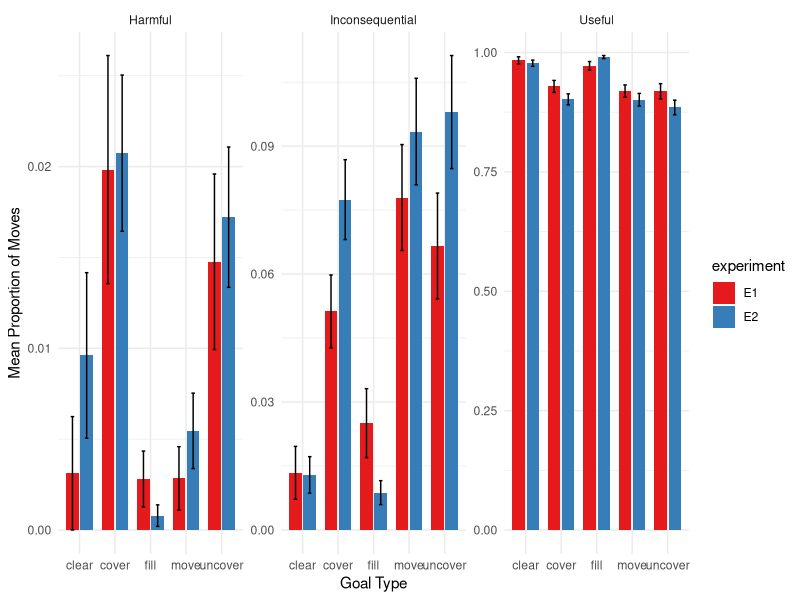
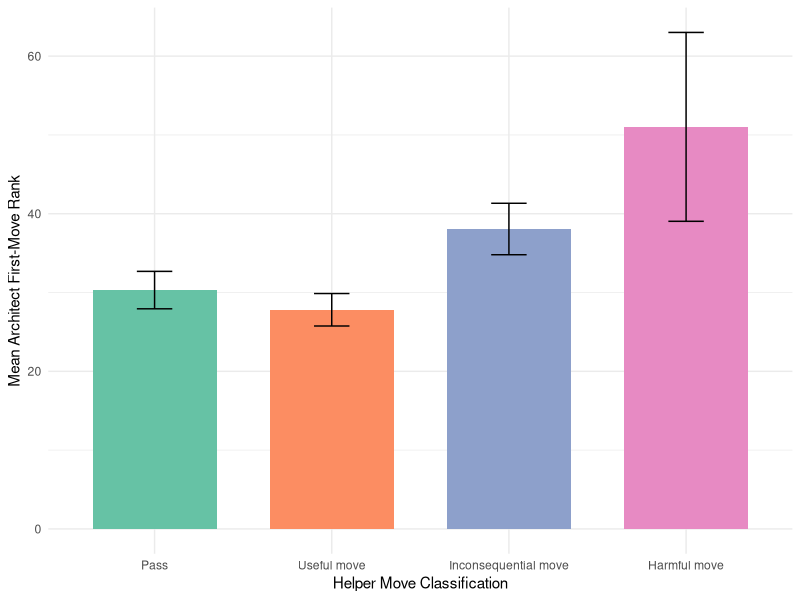
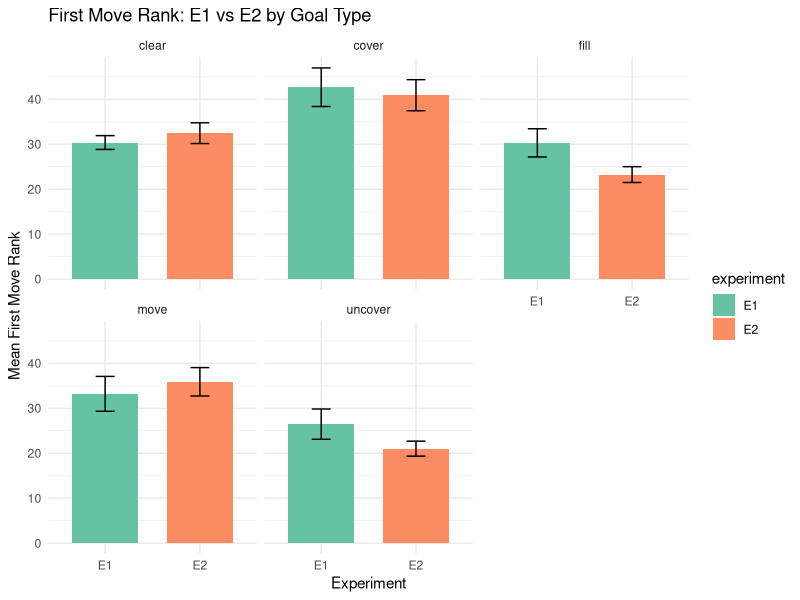
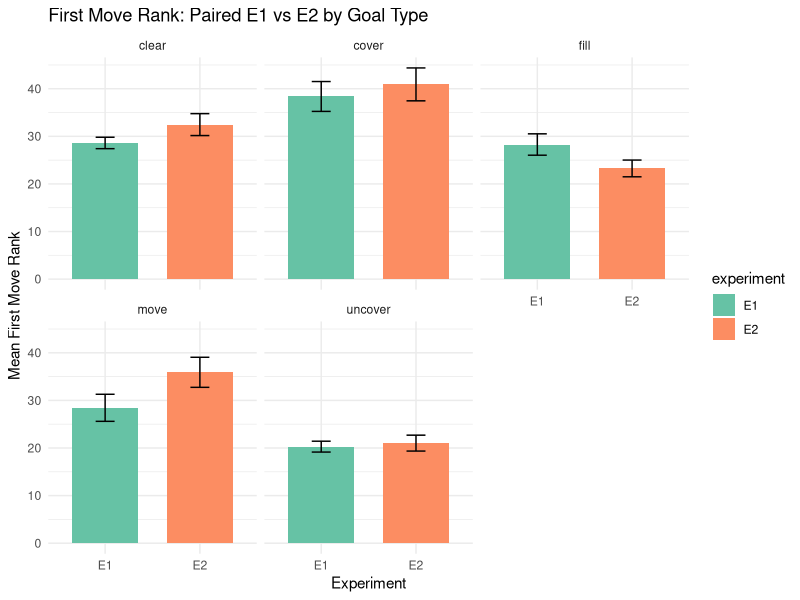

Write the R code that produced these figures, in order. (Note: this script raises an error after producing the figures.)
## ---- chunk 1
knitr::opts_chunk$set(echo = TRUE)
library(tidyverse)
library(lme4)
library(emmeans)
library(ggplot2)
library(dplyr)
library(broom)
library(rstatix)
library(ggpubr)
library(car)
library(stringr)
## ---- chunk 2
e1 <- read_csv("../data/e1/final_tracker.csv") %>%
  mutate(experiment = "E1")
e2 <- read_csv("../data/e2/final_tracker.csv")%>%
  mutate(experiment = "E2")
e1_first_moves <- read_csv("../data/e1/final_first_moves.csv")
e2_first_moves <- read_csv("../data/e2/first_moves.csv")
combined_saliences <- read_csv("../analysis/salience_first_moves.csv")
e1_model_results <- read_csv("../data/e1/all_model_results.csv") 


## ---- chunk 3

e1_architects <- e1 %>%
  filter(role == "architect")

combined <- bind_rows(e1_architects, e2) %>%
  mutate(
    move_type = case_when(
      move_utility == 1 ~ "Useful",
      move_utility == 0 ~ "Inconsequential",
      move_utility == -1 ~ "Harmful"
    ),
    ID = ifelse(experiment == "E2", anonID, ID)
  )

# counting move_types by proportion
prop_moves <- combined %>%
  count(experiment, ID, goal_type, move_type, name = "move_count") %>%
  group_by(experiment, ID, goal_type) %>%
  complete(move_type = c("Useful", "Harmful", "Inconsequential"), fill = list(move_count = 0)) %>%
  mutate(total_moves = sum(move_count),
         prop = move_count / total_moves) %>%
  ungroup() %>%
  mutate(across(c(experiment, goal_type, move_type, ID), as.factor)) %>%
  select(-move_count, -total_moves)



# check that proportions add to 1
prop_moves %>%
  group_by(experiment, ID, goal_type) %>%
  summarise(total_prop = sum(prop)) %>%
  ungroup()


# quick summary 
prop_moves_summary <- prop_moves %>%
  group_by(goal_type, experiment, move_type) %>%
  summarise(
    mean_prop = mean(prop),
    sd_prop = sd(prop),
    .groups = "drop"
  )

## ---- chunk 4

prop_model = lm(data = prop_moves, prop ~ experiment*move_type*goal_type)
car::Anova(prop_model)

# Get EMMs from full model, averaged over goal_type
emm <- emmeans(prop_model, ~ experiment | move_type)

# Pairwise comparisons between experiments within each move_type
distr_contrast_results <- contrast(emm, method = "pairwise", adjust = "tukey")

distr_contrast_results
## ---- chunk 5
ggplot(prop_moves, aes(x = goal_type, y = prop, fill = experiment)) +
  stat_summary(fun = mean, geom = "bar", position = position_dodge(width = 0.8), width = 0.7) +
  stat_summary(fun.data = mean_se, geom = "errorbar", 
               position = position_dodge(width = 0.8), 
               width = 0.2) +
  facet_wrap(~ move_type, scales = "free_y") +
  labs(y = "Mean Proportion of Moves", x = "Goal Type") +
  scale_fill_brewer(palette = "Set1") +
  theme_minimal()
## ---- chunk 6

# read & join architect ranks + helper first-move data
e1_first_moves %>%
  select(ID, goal, first_move_rank)

helpers <- e1 %>%
  filter(role == "helper", move_id == 1) %>%
  select(ID, goal, helper_move = move, helper_utility = move_utility)

helper_arch_comb <- e1_first_moves %>%
  inner_join(helpers, by = c("ID","goal"))

# make 4-level helper_class
helper_arch_comb <- helper_arch_comb %>%
  mutate(
    helper_class = case_when(
      helper_move == "pass"         ~ "Pass",
      helper_utility ==  1          ~ "Useful move",
      helper_utility ==  0          ~ "Inconsequential move",
      helper_utility == -1          ~ "Harmful move"
    ) %>%
    factor(levels = c("Pass","Useful move","Inconsequential move","Harmful move"))
  )

# frequencies & proportions of each class
helper_arch_comb %>%
  count(helper_class) %>%
  mutate(prop = n / sum(n))

# summary of architect first_move_rank by helper_class
helper_arch_comb_summary <- helper_arch_comb %>%
  group_by(helper_class) %>%
  summarise(
    mean_rank = mean(first_move_rank, na.rm = TRUE),
    sd_rank   = sd(first_move_rank,   na.rm = TRUE),
    n         = n(),
    .groups   = "drop"
  )

## ---- chunk 7
aov_model <- lm(first_move_rank ~ helper_class, data = helper_arch_comb)
car::Anova(aov_model)  

# estimated marginal means & Tukey‐adjusted pairwise contrasts
emm <- emmeans(aov_model, ~ helper_class)
helper_arch_contrast_res <- contrast(emm, method = "pairwise", adjust = "tukey")

helper_arch_contrast_res

## ---- chunk 8

ggplot(helper_arch_comb, aes(x = helper_class, y = first_move_rank, fill = helper_class)) +
  stat_summary(fun = mean, geom = "bar", position = position_dodge(.8), width = .7) +
  stat_summary(fun.data = mean_se, geom = "errorbar", position = position_dodge(.8), width = .2) +
  labs(
    x = "Helper Move Classification",
    y = "Mean Architect First-Move Rank"
  ) +
  scale_fill_brewer(palette = "Set2", guide = "none") +
  theme_minimal()


## ---- chunk 9

combined_first_moves <- bind_rows(
  e1_first_moves %>% mutate(experiment = "E1"),
  e2_first_moves %>% mutate(experiment = "E2")
) %>%
  mutate(goal_type = word(goal, 1))

anova_model <- lm(first_move_rank ~ experiment * goal_type, data = combined_first_moves)

# ANOVA test 
anova_results <- car::Anova(anova_model)
print(anova_results)

# Compute Estimated Marginal Means (EMMs) and contrasts
emm <- emmeans(anova_model, pairwise ~ experiment | goal_type, adjust = "tukey")
emm_results <- emm$contrasts
print(emm_results)



## ---- chunk 10
ggplot(combined_first_moves,
       aes(x = experiment, y = first_move_rank, fill = experiment)) +
  stat_summary(fun = mean, geom = "bar",
               position = position_dodge(.8), width = .7) +
  stat_summary(fun.data = mean_se, geom = "errorbar",
               position = position_dodge(.8), width = .2) +
  facet_wrap(~ goal_type) +
  labs(
    title = "First Move Rank: E1 vs E2 by Goal Type",
    x = "Experiment",
    y = "Mean First Move Rank"
  ) +
  scale_fill_brewer(palette = "Set2") +
  theme_minimal()


## ---- chunk 11
e1_prag <- combined_first_moves %>%
  filter(experiment == "E1") %>%
  select(ID, goal, goal_type, first_move_rank_e1 = first_move_rank)
e2_prag <- combined_first_moves %>%
  filter(experiment == "E2") %>%
  select(importId, anonID, goal, goal_type, first_move_rank_e2 = first_move_rank)

paired_prag <- e2_prag %>%
  inner_join(e1_prag, by = c("importId" = "ID", "goal", "goal_type"))
view(paired_prag)

## ---- chunk 12

goal_types <- unique(paired_prag$goal_type)
for(gt in goal_types) {
  temp <- paired_prag %>% filter(goal_type == gt)
  cat("====", gt, "====\n")
  print(t.test(temp$first_move_rank_e1, temp$first_move_rank_e2, var.equal = TRUE))
  cat("\n")}

## ---- chunk 13

ggplot(
  bind_rows(
    paired_prag %>%
      transmute(
        experiment = "E1",
        first_move_rank = first_move_rank_e1,
        goal_type = goal_type
      ),
    paired_prag %>%
      transmute(
        experiment = "E2",
        first_move_rank = first_move_rank_e2,
        goal_type = goal_type
      )
  ),
  aes(x = experiment, y = first_move_rank, fill = experiment)
) +
  stat_summary(fun = mean, geom = "bar",
               position = position_dodge(.8), width = .7) +
  stat_summary(fun.data = mean_se, geom = "errorbar",
               position = position_dodge(.8), width = .2) +
  facet_wrap(~ goal_type) +
  labs(
    title = "First Move Rank: Paired E1 vs E2 by Goal Type",
    x = "Experiment",
    y = "Mean First Move Rank"
  ) +
  scale_fill_brewer(palette = "Set2") +
  theme_minimal()

## ---- chunk 14

# stepwise
step_model <- lm(stepwise_salience ~ experiment * goal_type, data = combined_saliences)
car::Anova(step_model) 

# Get EMMs for experiment within each goal_type
emm_goal <- emmeans(step_model, ~ experiment | goal_type)

# Pairwise comparisons between experiments within goal_type
step_contrast_results <- contrast(emm_goal, method = "pairwise", adjust = "tukey")
print(step_contrast_results)

# euclidean
eucl_model <- lm(euclidean_salience ~ experiment * goal_type, data = combined_saliences)
car::Anova(eucl_model)

emm_eucl_goal <- emmeans(eucl_model, ~ experiment | goal_type)
  
eucl_contrast_results <- contrast(emm_eucl_goal, method = "pairwise", adjust = "tukey")
print(eucl_contrast_results)

## ---- chunk 15

e1_saliences <- combined_saliences %>%
  filter(experiment == "E1") %>%
  select(ID, goal, goal_type, stepwise_salience_e1 = stepwise_salience, euclidean_salience_e1 = euclidean_salience)
e2_saliences <- combined_saliences %>%
  filter(experiment =="E2") %>%
  select(importId, anonID, goal, goal_type, stepwise_salience_e2 = stepwise_salience, euclidean_salience_e2 = euclidean_salience)

paired_salience <- e2_saliences %>%
  inner_join(e1_saliences, by = c("importId" = "ID", "goal", "goal_type"))

## ---- chunk 16

# stepwise salience
goal_types <- unique(paired_salience$goal_type)
for(gt in goal_types) {
  temp <- paired_salience %>% filter(goal_type == gt)
  cat("====", gt, "====\n")
  print(t.test(temp$stepwise_salience_e1, temp$stepwise_salience_e2, var.equal = TRUE))
  cat("\n")}

# euclidean salience
for(gt in goal_types) {
  temp <- paired_salience %>% filter(goal_type == gt)
  cat("====", gt, "====\n")
  print(t.test(temp$euclidean_salience_e1, temp$euclidean_salience_e2, var.equal = TRUE))
  cat("\n")}


## ---- chunk 17
# stepwise
ggplot(
  bind_rows(
    paired_salience %>%
      transmute(
        experiment = "E1",
        salience = stepwise_salience_e1,
        goal_type = goal_type
      ),
    paired_salience %>%
      transmute(
        experiment = "E2",
        salience = stepwise_salience_e2,
        goal_type = goal_type
      )
  ),
  aes(x = experiment, y = salience, fill = experiment)
) +
  stat_summary(fun = mean, geom = "bar",
               position = position_dodge(.8), width = .7) +
  stat_summary(fun.data = mean_se, geom = "errorbar",
               position = position_dodge(.8), width = .2) +
  facet_wrap(~ goal_type) +
  labs(
    title = "Stepwise Salience: Paired E1 vs E2 by Goal Type",
    x = "Experiment",
    y = "Mean Stepwise Salience"
  ) +
  scale_fill_brewer(palette = "Set2") +
  theme_minimal()

# euclidean
ggplot(
  bind_rows(
    paired_salience %>%
      transmute(
        experiment = "E1",
        salience = euclidean_salience_e1,
        goal_type = goal_type
      ),
    paired_salience %>%
      transmute(
        experiment = "E2",
        salience = euclidean_salience_e2,
        goal_type = goal_type
      )
  ),
  aes(x = experiment, y = salience, fill = experiment)
) +
  stat_summary(fun = mean, geom = "bar",
               position = position_dodge(.8), width = .7) +
  stat_summary(fun.data = mean_se, geom = "errorbar",
               position = position_dodge(.8), width = .2) +
  facet_wrap(~ goal_type) +
  labs(
    title = "Euclidean Salience: Paired E1 vs. E2 by Goal Type",
    x = "Experiment",
    y = "Mean Euclidean Salience"
  ) +
  scale_fill_brewer(palette = "Set2") +
  theme_minimal()


## ---- chunk 18

# observed-baseline differences
combined_saliences <- combined_saliences %>%
  mutate(
    stepwise_salience = as.numeric(stepwise_salience),
    euclidean_salience = as.numeric(euclidean_salience),
    random_stepwise_salience = as.numeric(random_stepwise_salience),
    random_euclidean_salience = as.numeric(random_euclidean_salience)
  ) %>%
  mutate(
    diff_stepwise = stepwise_salience - random_stepwise_salience,
    diff_euclidean = euclidean_salience - random_euclidean_salience
  )
# stepwise gap
step_gap_model <- lm(diff_stepwise ~ experiment * goal_type,
                     data = combined_saliences)
car::Anova(step_gap_model)

# get EMMs for experiment within each goal_type
emm_step_gap <- emmeans(step_gap_model, ~ experiment | goal_type)

# pairwise comparisons between experiments within goal_type
step_gap_contrast_results <- contrast(emm_step_gap,
                                      method = "pairwise",
                                      adjust = "tukey")
print(step_gap_contrast_results)

# euclidean gap
eucl_gap_model <- lm(diff_euclidean ~ experiment * goal_type,
                     data = combined_saliences)
car::Anova(eucl_gap_model)

emm_eucl_gap <- emmeans(eucl_gap_model, ~ experiment | goal_type)

eucl_gap_contrast_results <- contrast(emm_eucl_gap,
                                      method = "pairwise",
                                      adjust = "tukey")
print(eucl_gap_contrast_results)


## ---- chunk 19

long_sal <- combined_saliences %>%
  pivot_longer(
    cols     = c(stepwise_salience, euclidean_salience),
    names_to = "salience_type",
    values_to= "salience"
  )

long_sal <- combined_saliences %>%
  pivot_longer(
    cols         = c(stepwise_salience,
                     euclidean_salience,
                     random_stepwise_salience,
                     random_euclidean_salience),
    names_to     = c("salience_source","salience_type"),
    names_pattern= "(random_)?(stepwise|euclidean)_salience",
    values_to    = "salience"
  ) %>%
  mutate(
    salience_source = if_else(salience_source == "random_", 
                              "baseline", 
                              "observed"),
    salience_type   = paste0(salience_type, "_salience")
  )

## ---- chunk 20

# observed salience by goal type e1 vs e2
ggplot(long_sal,
       aes(x = experiment, y = salience, fill = experiment)) +
  stat_summary(fun     = mean,
               geom    = "bar",
               position= position_dodge(.8),
               width   = .7) +
  stat_summary(fun.data = mean_se,
               geom     = "errorbar",
               position = position_dodge(.8),
               width    = .2) +
  facet_grid(salience_type ~ goal_type,
             scales   = "free_y",
             labeller = labeller(
               salience_type = c(
                 stepwise_salience  = "Stepwise",
                 euclidean_salience = "Euclidean"
               )
             )
  ) +
  labs(x     = "Experiment",
       y     = "Mean Salience",
       title = "Stepwise vs Euclidean Salience by Goal Type") +
  scale_fill_brewer(palette = "Set2", guide = "none") +
  theme_minimal()



# observed vs baseline, facetted by salience type and goal
ggplot(long_sal,
       aes(x = experiment, y = salience, fill = salience_source)) +
  stat_summary(fun       = mean,
               geom      = "bar",
               position  = position_dodge(.8),
               width     = .7) +
  stat_summary(fun.data = mean_se,
               geom     = "errorbar",
               position = position_dodge(.8),
               width    = .2) +
  facet_grid(salience_type ~ goal_type,
             scales   = "free_y",
             labeller = labeller(
               salience_type = c(
                 stepwise_salience  = "Stepwise",
                 euclidean_salience = "Euclidean"
               )
             )
  ) +
  labs(x     = "Experiment",
       y     = "Mean Salience",
       fill  = "Source",
       title = "Observed vs Baseline Salience by Goal Type") +
  scale_fill_brewer(palette = "Set3") +
  theme_minimal()

## ---- chunk 21

e1_move_list <- e1 %>%
  mutate(arch_move_from = as.numeric(str_extract(move, "(?<=\\().+?(?=,)")),
         helper_move_to = as.numeric(str_extract(move, "(?<=, ).+?(?=\\))"))) 

e1_move_list <- e1_move_list %>%
  arrange(ID, goal, move_id) %>%
  group_by(ID, goal) %>%
  mutate(
    next_move_role = lead(role),
    arch_pickup = lead(arch_move_from),
    arch_move_utility = lead(move_utility),
    is_correction = (role == "helper") & (next_move_role == "architect") & (helper_move_to == arch_pickup)
  ) %>%
  ungroup()

corrections <- e1_move_list %>%
  filter(is_correction)


# corrections per game
corrections_per_game <- corrections %>%
  group_by(ID, goal, goal_type) %>%
  summarise(num_corrections = n(), .groups = "drop")

# average corrections per game by move_type and goal_type
corrections_per_game_by_type <- corrections %>%
  group_by(ID, goal, goal_type, helper_move_utility = move_utility) %>%
  summarise(num_corrections = n(), .groups = "drop") %>%
  group_by(goal_type, helper_move_utility) %>%
  summarise(avg_corrections_per_game = mean(num_corrections), n_games = n(), .groups = "drop")

print(corrections_per_game_by_type)

correction_prop <- corrections %>% 
  count(goal_type, helper_move_utility = move_utility) %>%
  group_by(goal_type) %>%
  mutate(total_corrections = sum(n), proportion = n / total_corrections) %>%
  ungroup()
print(correction_prop)



## ---- chunk 22
# visualization by propotion
ggplot(correction_prop, aes(x = goal_type, y = proportion, fill = as.factor(helper_move_utility))) +
    geom_bar(stat = "identity") +
    geom_text(aes(label = scales::percent(proportion, accuracy = 1)),
              position = position_stack(vjust = 0.5), size = 3) +
    labs(
      title = "Correction Proportion by Move Utility and Goal Type", x = "Goal Type", y = "Correction Prop", fill = "Helper Move Utility") +
    scale_fill_brewer(palette = "Set2") +
    theme_minimal()

# count of corrections by goal type
ggplot(corrections_per_game_by_type, 
       aes(x = as.factor(helper_move_utility), 
           y = avg_corrections_per_game, 
           fill = as.factor(helper_move_utility))) +
  geom_bar(stat = "identity", position = position_dodge(.8), width = .7) +
  facet_wrap(~ goal_type) +
  labs(title = "Average Corrections per Game by Move Type and Goal Type", x = "Helper Move Utility", y = "Avg. Corrections per Game") +
  scale_fill_brewer(palette = "Set2", guide = "none") +
  theme_minimal()


## ---- chunk 23


sum_NLL <- e1_model_results %>%
  group_by(goal_type, model) %>%
  summarise(total_NLL = sum(NLL), .groups = "drop")
print(sum_NLL)
ggplot(sum_NLL, aes(x = model, y = total_NLL, fill = model)) + geom_col() + 
  facet_wrap(~ goal_type) + 
  labs(title = "Summed NLL per Model by Goal Type",
       x = "Model",
       y = "Total NLL") + 
  theme_minimal() +
  theme(axis.text.x = element_text(angle = 45, hjust = 1))


# lowest NLL per goal_type and ID
lowest_model_per_group <- e1_model_results %>%
  group_by(ID, goal_type) %>%
  slice_min(order_by = NLL, n = 1, with_ties = FALSE) %>%
  ungroup()

# count how many times each model was best, grouped by goal type
model_wins_by_goal <- lowest_model_per_group %>%
  count(goal_type, model, sort = TRUE)


ggplot(model_wins_by_goal, aes(x = model, y = n, fill = model)) +
  geom_col() +
  facet_wrap(~ goal_type) +
  labs(
    title = "Model Wins (Lowest NLL per ID) by Goal Type",
    x = "Model",
    y = "# of Wins"
  ) +
  theme_minimal() +
  theme(axis.text.x = element_text(angle = 45, hjust = 1))

# mean NLL by model and goal type
summary_nll <- e1_model_results %>%
  group_by(goal_type, model) %>%
  summarise(
    mean_nll = mean(NLL, na.rm = TRUE),
    se_nll = sd(NLL, na.rm = TRUE) / sqrt(n()),
    .groups = "drop"
  )

ggplot(summary_nll, aes(x = model, y = mean_nll, fill = model)) +
  stat_summary(fun = mean, geom = "bar", position = position_dodge(0.8), width = 0.7) + 
  geom_errorbar(aes(ymin = mean_nll - se_nll, ymax = mean_nll + se_nll),
                position = position_dodge(0.8), width = 0.2) +
  facet_wrap(~ goal_type) +
  labs(
    title = "Mean NLL by Model and Goal Type",
    x = "Model",
    y = "Mean Negative Log-Likelihood (NLL)"
  ) +
  scale_fill_brewer(palette = "Set2") +
  theme_minimal()
